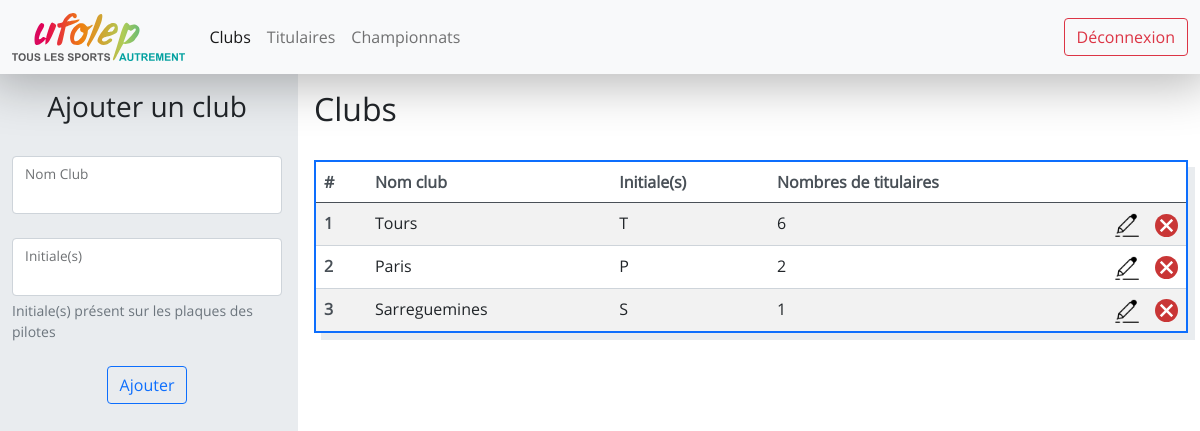
/clubs/ (signed in), run on an earlier commit of the app's database.
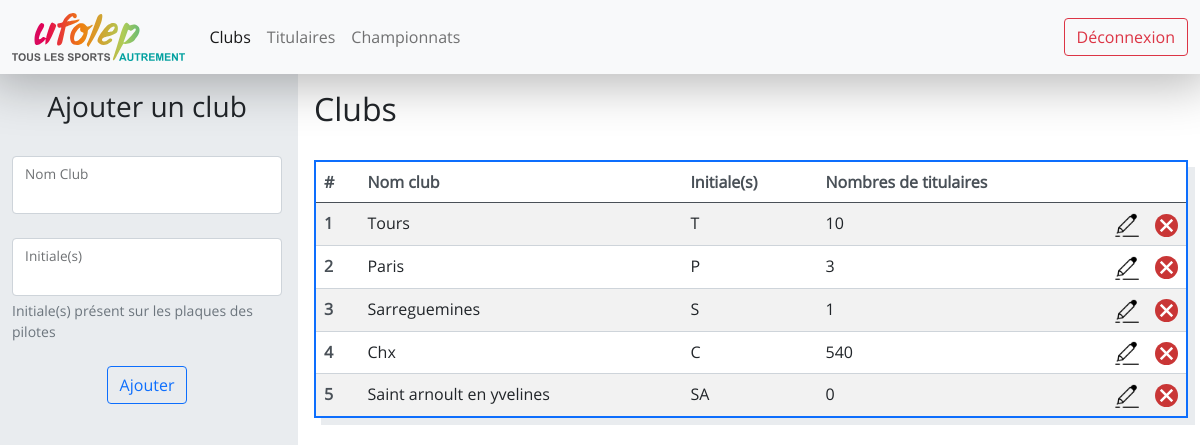
And on a later commit of the database.
### website/models.py (models this page shows)
class Club(db.Model) :
    __tablename__ = "club"
    id = db.Column(db.Integer, primary_key=True)
    ville = db.Column(db.String(100), unique=True, nullable=False)
    initiales = db.Column(db.String(5), unique=True, nullable=False)
    titulaires = db.relationship('Titulaire', backref='club', lazy=True)
    etapes = db.relationship('Etape', cascade="all, delete-orphan",backref='club', lazy=True)

### website/views.py (the view)
@views.route("/clubs/")
@login_required
def clubs() :
    clubs = Club.query.all()
    return render_template("clubs.html", clubs=clubs)

### app.py (called while the page is built)
@app.teardown_appcontext
def shutdown_session(exception=None):
    db.session.remove()

### website/__init__.py (called while the page is built)
def create_app() :
    app = Flask(__name__)
    app.config["SECRET_KEY"] = "ti=his is a test"
    app.config['SQLALCHEMY_DATABASE_URI'] = 'sqlite:///database.db'
    app.config['SQLALCHEMY_TRACK_MODIFICATIONS'] = True
    db.init_app(app)
    login_manager = LoginManager()
    login_manager.login_view = "auth.login"
    login_manager.init_app(app)
    from .models import User
    @login_manager.user_loader
    def load_user(user_id) :
        return User.query.get(int(user_id))
    from .views import views
    from .auth import auth
    app.register_blueprint(views, url_prefix="/")
    app.register_blueprint(auth, url_prefix="/")
    db.create_all(app=app)
    return app

### website/templates/clubs.html (shortened to what this page needs)
{% extends "logged.html" %}
{% block logged_css %}
<link
    href="{{ url_for('static', filename='clubs.css') }}"
    rel="stylesheet"
>
{% endblock %}
{% block left_col %}
<form class="" method="post">
    <div class="title horizontal-flex mb-4">
        <h3>Ajouter un club</h3>
    </div>
    <div class="form-floating mb-4">
        <input type="text" class="form-control {% if ville %}is-invalid{% endif %}" id="city" name="city">
        <label for="city" class="form-label">Nom Club</label>
    </div>
    <div class="form-floating mb-4">
        <input type="text" class="form-control {% if initiales %}is-invalid{% endif %}" id="initiales" name="initiales" aria-describedby="initialesHelp">
        <label for="initiales" class="form-label">Initiale(s)</label>
        <div id="initialesHelp" class="form-text">Initiale(s) présent sur les plaques des pilotes</div>
    </div>
    <div class="horizontal-flex">
        <button type="submit" class="btn btn-outline-primary">Ajouter</button>
    </div>
</form>
{% endblock %}
{% block right_col %}
<div class="title mb-4">
    <h2>Clubs</h2>
</div>
<table class="table table-striped table-hover">
    <thead>
        <tr>
            <th scope="col">#</th>
            <th scope="col">Nom club</th>
            <th scope="col">Initiale(s)</th>
            <th scope="col">Nombres de titulaires</th>
            <th scope="col"></th>
            <th scope="col"></th>
        </tr>
    </thead>
    <tbody>
        {% for club in clubs %}
        <tr>
            <th scope="row">{{ loop.index }}</th>
            <td onclick="window.location='{{ url_for('views.titulaires_by_ville', club_id=club.id)}}';">{{ club.ville[0]|upper + club.ville[1:] }}</td>
            <td onclick="window.location='{{ url_for('views.titulaires_by_ville', club_id=club.id)}}';"> {{ club.initiales }}</td>
            <td onclick="window.location='{{ url_for('views.titulaires_by_ville', club_id=club.id)}}';" >{{ club.titulaires|length }}</td>
            <td class="img"><img src="{{ url_for('static', filename='edit.png') }}" onclick="showEditForm(event, {{club.id}}, '{{ (club.ville[0]|upper + club.ville[1:]) }}', '{{ club.initiales }}')"  alt="Modifier"></td>
            <td class="img"><img src="{{ url_for('static', filename='delete.svg') }}" onclick="deleteClub(event, {{club.id}}, '{{ club.ville[0]|upper + club.ville[1:] }}')" alt="Supprimer"></td>
        </tr>
        {% endfor %}
    </tbody>
</table>
{% endblock %}

### website/templates/logged.html (shortened to what this page needs)
{% extends "base.html" %}
{% block custom_css %}
<link
    href="{{ url_for('static', filename='navbar.css')}}"
    rel="stylesheet"
>
<link
    href="{{ url_for('static', filename='logged.css')}}"
    rel="stylesheet"
>
{% block logged_css %}{% endblock %}
{% endblock %}
{% block page_content %}
    {% include 'navbar.html' %}
    <div class="row px-2">
        <div class="col-xxl-2 col-xl-3 col-lg-4 col-md-4 col-sm-4 col-4 left-main-col pt-3">
            {% block left_col %}{% endblock %}
        </div>
        <div class="col-xxl-10 col-xl-9 col-lg-8 col-md-8 col-sm-8 col-8 right-main-col pt-3">
            {% block right_col %}{% endblock %}
        </div>
    </div>
{% endblock %}

### website/templates/base.html (shortened to what this page needs)
<!DOCTYPE html>
<html lang="fr" dir="ltr">
    <head>
        <link
            href="{{ url_for('static', filename='main.css') }}"
            rel="stylesheet"
        >
            <link
            href="{{ url_for('static', filename='bootstrap.min.css')}}"
            rel="stylesheet"
            >
        <link
            href="{{ url_for('static', filename='aos.css')}}"
            rel="stylesheet"
        >
        {% block custom_css %}{% endblock %}
    </head>
    <body>
        {% block page_content %}
        {% endblock %}
    </body>
</html>

### website/templates/navbar.html
<nav class="navbar navbar-expand-lg navbar-light bg-light">
    <div class="container-fluid">
        <a class="navbar-brand" href="{{ url_for('views.home') }}">
            <img class="logo" src="{{ url_for('static', filename='Logo.svg') }}" alt="UFOLEP">
        </a>
        <div class="collapse navbar-collapse">
            <ul class="navbar-nav me-auto mb-2 mb-lg-0">
                <li class="nav-item">
                    <a id="clubs" class="nav-link" href="{{ url_for('views.clubs') }}">Clubs</a>
                </li>
                <li class="nav-item">
                    <a id="titulaires" class="nav-link" href="{{ url_for('views.titulaires') }}">Titulaires</a>
                </li>
                <li class="nav-item">
                    <a id="championnats" class="nav-link" href="{{ url_for('views.championnats') }}">Championnats</a>
                </li>
            </ul>
            <ul class="navbar-nav ms-auto">
                <li class="nav-item">
                    <a class="btn btn-outline-danger" href="{{ url_for('auth.logout') }}">Déconnexion</a>
                </li>
            </ul>
        </div>
    </div>
</nav>

### website/static/main.css (style rules this page uses)
* { padding: 0; margin: 0; }
html, body { font-family: open-sans; overflow: hidden; }
.horizontal-flex { display: flex; justify-content: center; }
.table { box-shadow: 7px 7px 0 0 var(--bs-gray-200); border: 2px solid var(--bs-blue) !important; }
.table th { color: var(--bs-gray-700); border-color: var(--bs-gray-400); }
.table td { border-color: var(--bs-gray-400); }

### website/static/navbar.css (style rules this page uses)
.navbar { -webkit-box-shadow: 0px 0px 50px 10px rgba(0,0,0,0.29); box-shadow: 0px 0px 50px 10px rgba(0,0,0,0.29); }
.logo { height: 3rem; overflow: hidden; }

### website/static/logged.css (style rules this page uses)
.left-main-col { overflow-x: hidden; overflow-y: scroll visible; background-color: var(--bs-gray-200); height: 92vh; padding: 1rem; }
.right-main-col { height: 90vh; padding: 1rem; overflow-x: hidden; overflow-y: scroll visible; }

### website/static/clubs.css (style rules this page uses)
tr { cursor: pointer; }
.title { display: flex; }
td.img { width: 2.5rem; cursor: pointer; }
td.img img { max-height: 100%; //width: auto; height: auto; max-width: 100%; }

What changed in the data, as far as the page shows it:
computed for Club "Tours": titulaires|length "6" → "10"
computed for Club "Paris": titulaires|length "2" → "3"
added Club: club.ville[0]|upper+club.ville[1:] "Chx", initiales "C", titulaires|length "540"
added Club: club.ville[0]|upper+club.ville[1:] "Saint arnoult en yvelines", initiales "SA", titulaires|length "0"
